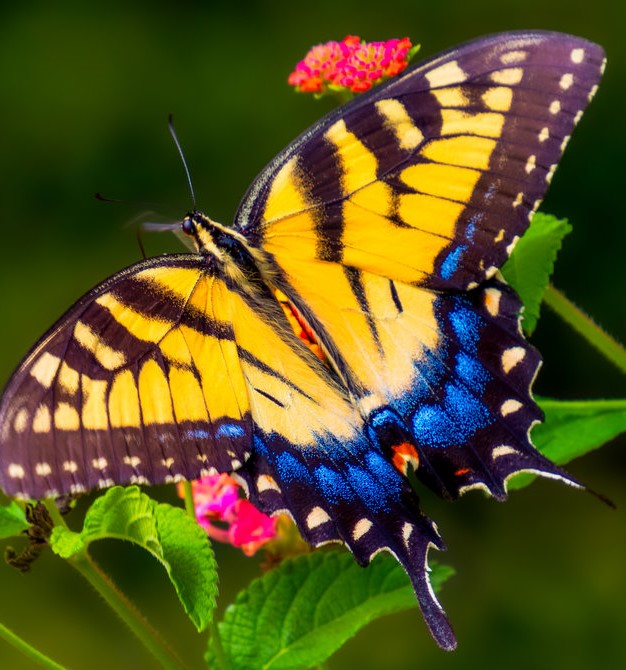
#> input picture Laborator1/butterfly.jpeg, 626 x 670 px
$ python solution.py
#> lines starting #> are read from the running program, lines starting #| are printed output that depends on the picture; after the words box and inside, x2 and y2 are one past the last pixel; in counts of white or black regions, pixels touching at a corner belong together
import numpy as np
import cv2 as cv
import matplotlib.pyplot as plt
#
img = cv.imread("butterfly.jpeg")
#> img is the input picture: shape (670, 626, 3); mean B, G, R 31.9, 84.1, 88.6
# cv.imshow("Fluture galben",img)
# cv.waitKey(0)
# cv.destroyAllWindows()
#
img = cv.imread("butterfly.jpeg",cv.IMREAD_GRAYSCALE)
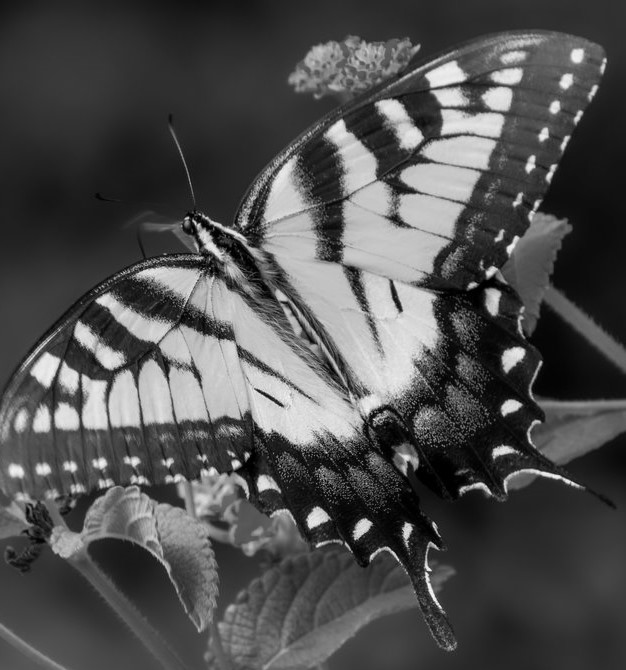
#> img: shape (670, 626); min 0, max 253, mean 79.5
# cv.imshow("Fluture gray",img)
# cv.waitKey(0)
# cv.destroyAllWindows()
#
H, W = img.shape
#> H = 670; W = 626
print(H,W)
#| 670 626
#
img = cv.resize(img,(100, 100))
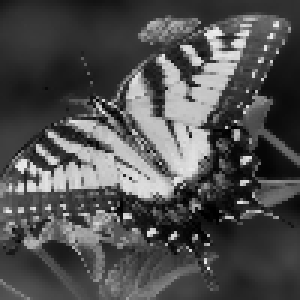
#> img: shape (100, 100) (shown 3 times larger); min 0, max 238, mean 79.4
H, W = img.shape
#> H = 100; W = 100
print(H,W)
#| 100 100
# cv.imshow("Fluture gray redimensionat",img)
# cv.waitKey(0)
# cv.destroyAllWindows()

# #a

v = img.flatten()
#> v = 10000 values, max 238 at index 1071, min 0 at index 4278, mean 79.42
x = np.sort(v).reshape(10000, 1)
#> x = 10000 values from 0 to 238
print(x)
#> (printed output is left out)
# plt.plot(x)
# plt.show()

# a V2

x = np.sort(img, axis=None).reshape(10000, 1)
print(x)
#> (printed output is left out)
# plt.plot(x)
# plt.show()

# #b

A = img[50:, 50:].copy()
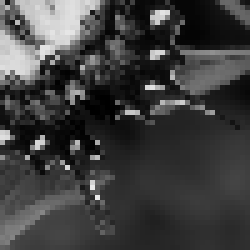
#> A: shape (50, 50) (shown 5 times larger); min 0, max 233, mean 62.2
# plt.imshow(A) # plt.imshow(A, cmap = "gray")
# plt.axis("off")
# plt.show()

# #c

t = np.median(x)
#> t = 55
print(t)
#| 55.0

# #d

B = img.copy()
B[B<t] = 0
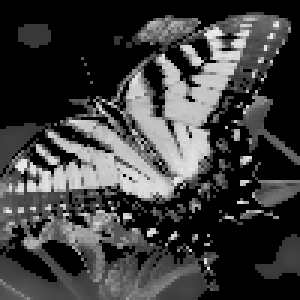
#> B: shape (100, 100) (shown 3 times larger); min 0, max 238, mean 62
B[B >= t] = 255
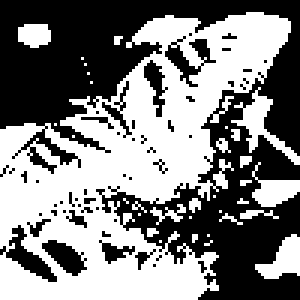
#> B: shape (100, 100) (shown 3 times larger); 50.9% white; 52 black regions (45 under 20 px), largest, box (x1, y1, x2, y2) and area: (0, 0, 100, 100) 4268, (0, 75, 19, 94) 114, (55, 12, 72, 29) 104

# plt.imshow(B, cmap = "gray")
# plt.axis("off")
# plt.show()

# #e

medie = img.mean()
#> medie = 79.42
print(medie)
#| 79.4214
#
C = img - medie
C[C < 0] = 0
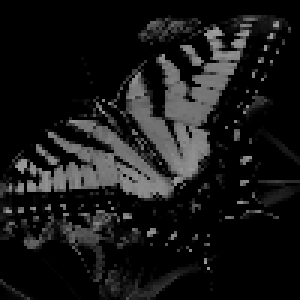
#> C: shape (100, 100) float64 (shown 3 times larger); min 0, max 158.6, mean 24
C = np.uint8(C) # uint8 pt ca media poate fi cu vitgula iar pixelii au valori nat
#
# plt.imshow(C, cmap = "gray")
# plt.axis("off")
# plt.show()

# #f
mini = np.min(img)
#> mini = 0
print(mini)
#| 0
l, c = np.where(img == mini)
#> l = [42, 43, 69, 69, 70, 71, 71, 71, 72, 72, 72]; c = [78, 76, 70, 71, 71, 67, 68, 71, 68, 69, 72]
print(l, c)
#| [42 43 69 69 70 71 71 71 72 72 72] [78 76 70 71 71 67 68 71 68 69 72]

# 2

# a
import os
path = "colectiiImagini/set1/"
#> (the run stopped early here; a loop or call above may not have finished)
